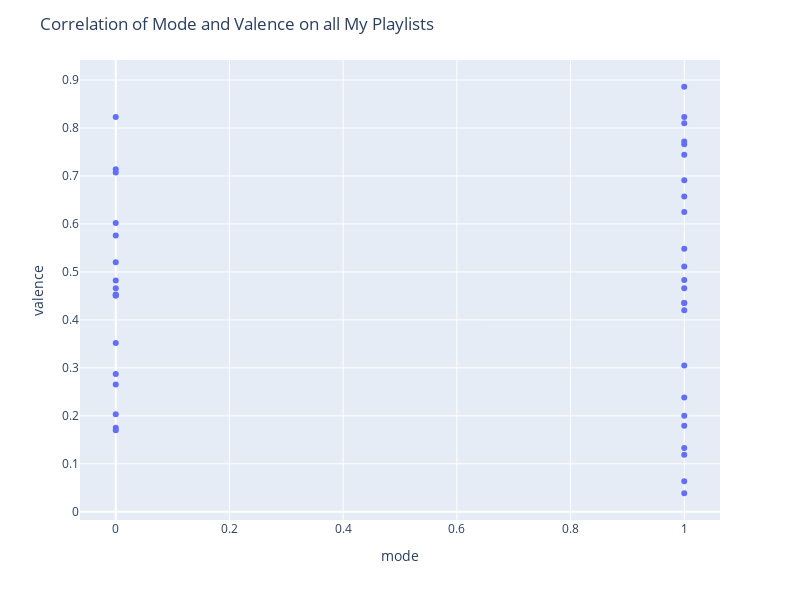

Notebook code cell kept with this figure:
### Markdown cell above
Next I wanted to look just at the scatter plot of `mode` vs. `valence` for all my playlists:

### Code cell
fig = px.scatter(me,
                x='mode', y = 'valence',
                hover_data = ['artist_name', 'track_title'])
fig.update_layout(title="Correlation of Mode and Valence on all My Playlists")
fig.update_layout(width=800, height=600)
fig.show()

### Figure 1 — Plotly figure (JSON) as saved in the notebook; plotly's stock layout.template omitted (floating-point values rounded to 4 significant figures)
{"data": [{"customdata": [["Metallica", "Metal Militia (Remastered)_Metallica"], ["Wu-Tang Clan", "Protect Ya Neck_Wu-Tang Clan"], ["Arctic Monkeys", "The Blond-O-Sonic Shimmer Trap_Arctic Monkeys"], ["The Strokes", "Razorblade_The Strokes"], ["Eminem", "Rap God_Eminem"], ["The White Stripes", "My Doorbell_The White Stripes"], ["Leonard Cohen", "Suzanne_Leonard Cohen"], ["Royal Blood", "Figure It Out_Royal Blood"], ["Nick Cave & The Bad Seeds", "Red Right Hand_Nick Cave & The Bad Seeds"], ["Joan Baez", "Diamonds And Rust_Joan Baez"], ["Led Zeppelin", "Ramble On - 1990 Remaster_Led Zeppelin"], ["Black Sabbath", "Black Sabbath - 2014 Remaster_Black Sabbath"], ["The Beatles", "A Day In The Life - Remastered 2009_The Beatles"], ["Prince", "Purple Rain_Prince"], ["Oasis", "Champagne Supernova_Oasis"], ["Mick Jagger", "Hard Woman_Mick Jagger"], ["David Bowie", "Dancing in the Street - 2002 Remaster_David Bowie"], ["David Bowie", "Space Oddity - 2015 Remaster_David Bowie"], ["Sex Pistols", "God Save the Queen_Sex Pistols"], ["Metallica", "Nothing Else Matters (Remastered)_Metallica"], ["Oasis", "I Am The Walrus - Live Glasgow Cathouse June '94_Oasis"], ["Frank Sinatra", "Something_Frank Sinatra"], ["Kurt Cobain", "And I Love Her_Kurt Cobain"], ["Santo & Johnny", "And I Love Her_Santo & Johnny"], ["Fiona Apple", "Across the Universe_Fiona Apple"], ["Joe Cocker", "With A Little Help From My Friends_Joe Cocker"], ["The Rolling Stones", "I Wanna Be Your Man - (Original Single Mono Version)_The Rolling Stones"], ["Siouxsie and the Banshees", "Dear Prudence_Siouxsie and the Banshees"], ["Jimi Hendrix", "Sgt. Pepper's Lonely Hearts Club Band (Live in Stockholm, Sweden, September 5, 1967)_Jimi Hendrix"], ["Stevie Wonder", "We Can Work It Out_Stevie Wonder"], ["Bob Dylan", "Things We Said Today_Bob Dylan"], ["Kurt Cobain", "And I Love Her_Kurt Cobain"], ["Santo & Johnny", "And I Love Her_Santo & Johnny"], ["The Beatles Revival Band", "And I Love Her - live_The Beatles Revival Band"], ["Esther Phillips", "And I Love Him_Esther Phillips"], ["Julie London", "And I Love Him_Julie London"], ["Shirley Horn", "And I Love Him_Shirley Horn"], ["Laura Fygi", "And I Love Him_Laura Fygi"], ["Pat Metheny", "And I Love Her_Pat Metheny"], ["Paul McCartney", "And I Love Her - Live On MTV Unplugged_Paul McCartney"], ["Roberto Carlos", "Yo Te Amo (And I Love Her)_Roberto Carlos"]], "hovertemplate": "mode=%{x}<br>valence=%{y}<br>artist_name=%{customdata[0]}<br>track_title=%{customdata[1]}<extra></extra>", "legendgroup": "", "marker": {"color": "#636efa", "symbol": "circle"}, "mode": "markers", "name": "", "orientation": "v", "showlegend": false, "type": "scatter", "x": [1, 0, 0, 1, 1, 1, 0, 1, 0, 0, 1, 1, 0, 1, 1, 1, 1, 1, 1, 0, 1, 1, 1, 0, 1, 1, 1, 1, 1, 1, 1, 1, 0, 0, 0, 0, 0, 0, 0, 0, 0], "xaxis": "x", "y": [0.238, 0.823, 0.714, 0.511, 0.625, 0.823, 0.352, 0.691, 0.453, 0.265, 0.886, 0.133, 0.175, 0.179, 0.119, 0.2, 0.744, 0.466, 0.483, 0.17, 0.0385, 0.0634, 0.435, 0.451, 0.548, 0.305, 0.81, 0.42, 0.657, 0.766, 0.772, 0.435, 0.451, 0.707, 0.602, 0.482, 0.52, 0.287, 0.203, 0.576, 0.466], "yaxis": "y"}], "layout": {"height": 600, "legend": {"tracegroupgap": 0}, "margin": {"t": 60}, "title": {"text": "Correlation of Mode and Valence on all My Playlists"}, "width": 800, "xaxis": {"anchor": "y", "autorange": true, "domain": [0, 1], "range": [-0.06288, 1.063], "title": {"text": "mode"}, "type": "linear"}, "yaxis": {"anchor": "x", "autorange": true, "domain": [0, 1], "range": [-0.01727, 0.9418], "title": {"text": "valence"}, "type": "linear"}}}
